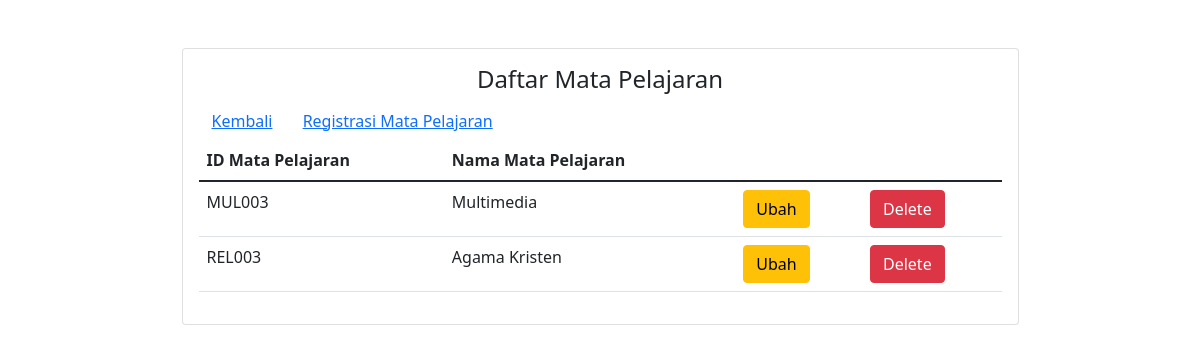
Page /kesiswaan/mapel_list.php on the earlier database version.
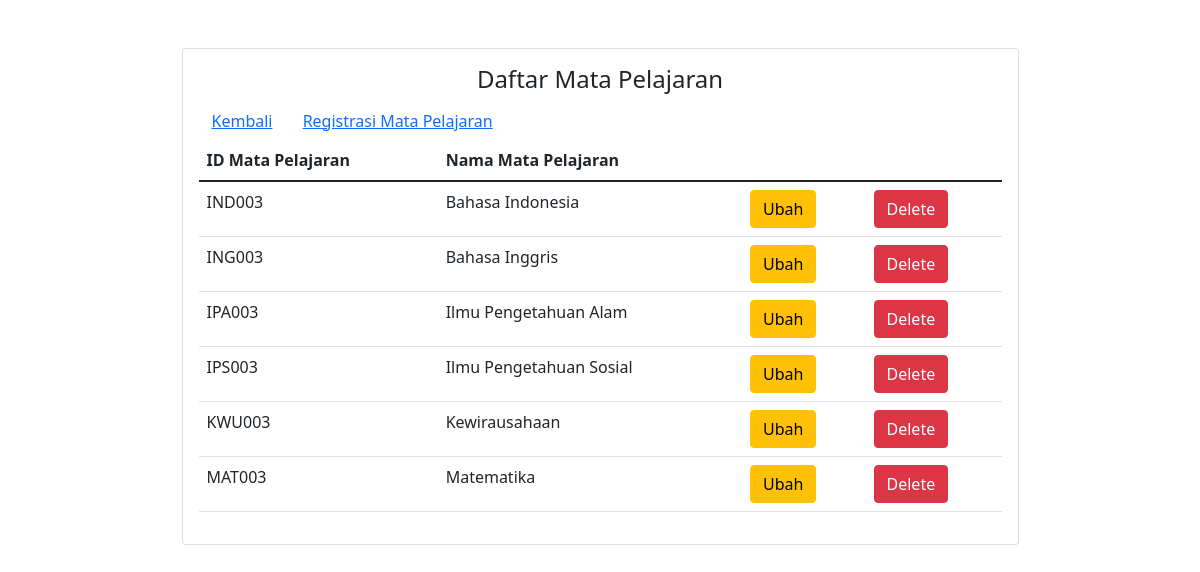
Same page on the later database version.
### tables this page shows
CREATE TABLE `mataPelajaran` (
  `idMapel` varchar(10) NOT NULL,
  `namaMapel` varchar(50) NOT NULL
);

### kesiswaan/mapel_list.php (the view, shortened to what this page needs)
<?php
include '../conn.php';
$sched = "SELECT * FROM mataPelajaran";
$q = mysqli_query($conn,$sched)
?>
<!DOCTYPE html>
<head>
    <link href="https://cdn.jsdelivr.net/npm/bootstrap@5.1.3/dist/css/bootstrap.min.css" rel="stylesheet">
</head>
<body>
    <div class="container">
        <div class="col-sm-9 mx-auto">
            <div class="card card-register my-5 card-body">
                <h4 class="text-center"> Daftar Mata Pelajaran</h4>
                <div>
                    <a  class="btn btn-link" href="kelas_list.php">Kembali</a>
                    <a  class="btn btn-link text-end" href="mapel.php">Registrasi Mata Pelajaran</a>
                </div>
                <table class="table">
                    <thead>
                        <tr>
                            <th scope="col">ID Mata Pelajaran</th>
                            <th scope="col">Nama Mata Pelajaran </th>
                        </tr>
                    </thead>
                    <tbody>
                    <?php
                        if(mysqli_num_rows($q)>0) {
                            while($data=mysqli_fetch_array($q)){
                                echo ("
                                <tr>
                                <td style: 'text-align : center'>".$data['idMapel']."</td>
                                <td style: 'text-align : center'>".$data['namaMapel']."</td>
                                <td><a href='update_mapel.php?idmapel=".$data['idMapel']."' class='btn btn-warning'> Ubah </a> </td>
                                <td><a href='delete_mapel.php?idmapel=".$data['idMapel']."' class='btn btn-danger'> Delete </a> </td>
                                ");
                            }} ?>
                    </tbody>
                </table>
            </div>
        </div>
    </div>
</body>
</html>

Differences in the rows shown:
removed matapelajaran: idMapel "MUL003", namaMapel "Multimedia"
removed matapelajaran: idMapel "REL003", namaMapel "Agama Kristen"
added matapelajaran: idMapel "IND003", namaMapel "Bahasa Indonesia"
added matapelajaran: idMapel "ING003", namaMapel "Bahasa Inggris"
added matapelajaran: idMapel "IPA003", namaMapel "Ilmu Pengetahuan Alam"
added matapelajaran: idMapel "IPS003", namaMapel "Ilmu Pengetahuan Sosial"
added matapelajaran: idMapel "KWU003", namaMapel "Kewirausahaan"
added matapelajaran: idMapel "MAT003", namaMapel "Matematika"
